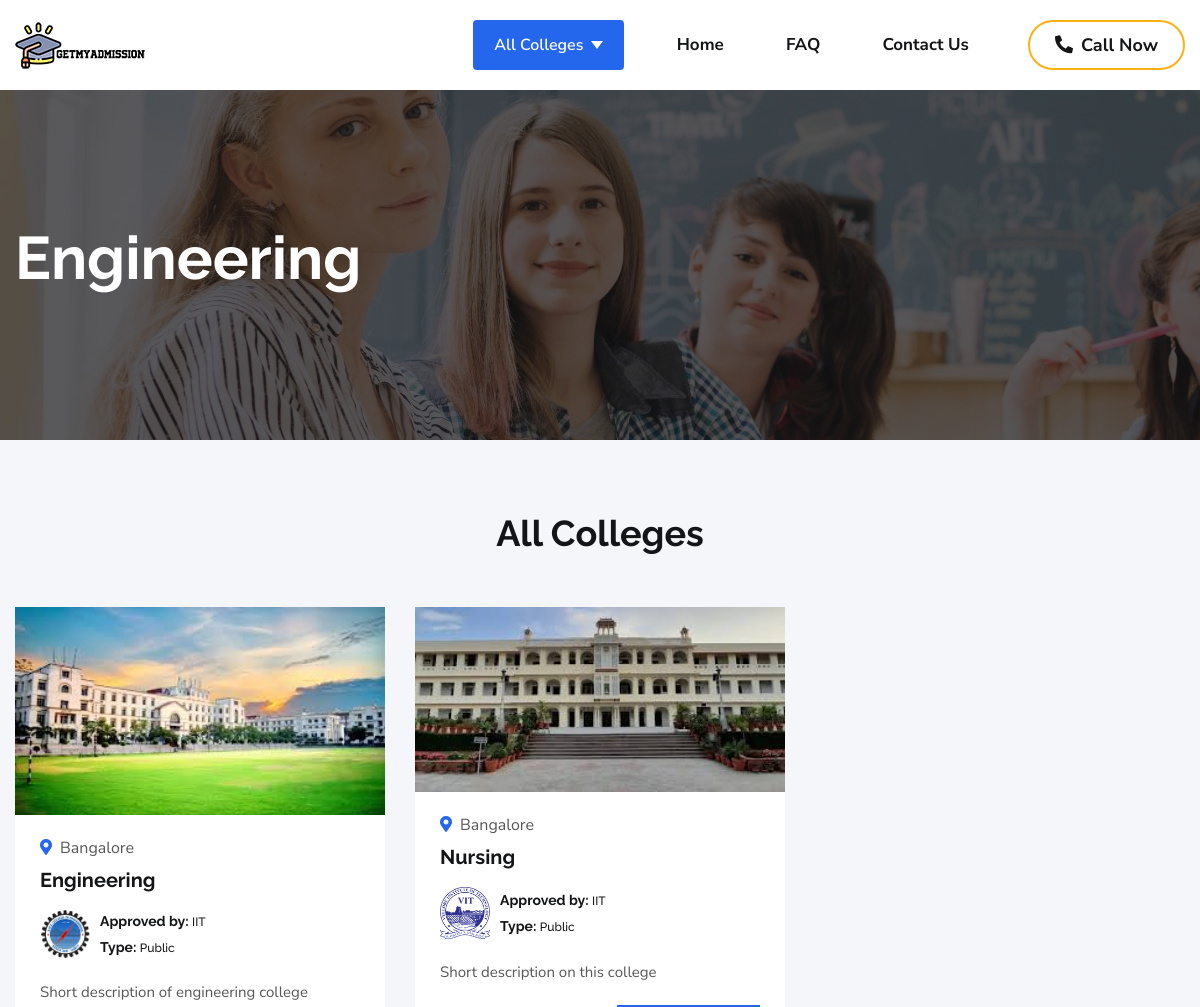
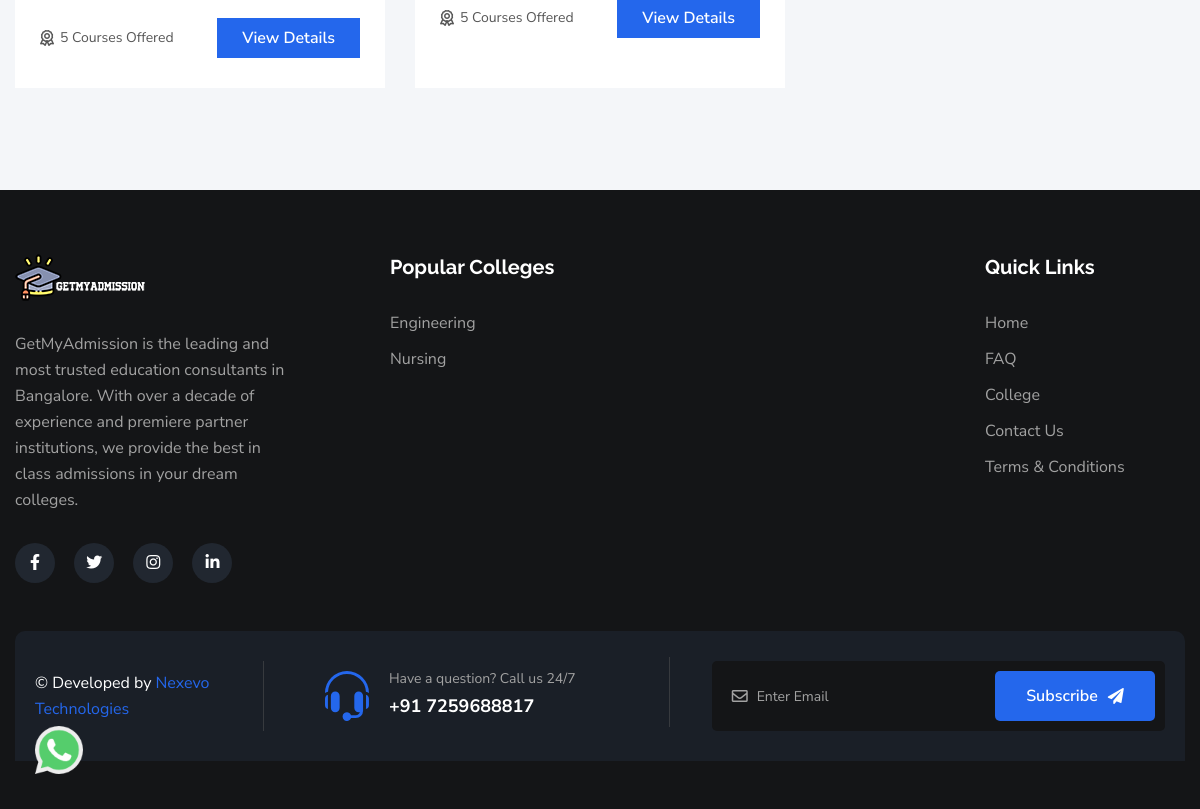
The page /category/engineering/ on the database its author committed (2 pictures, top to bottom).
### colleges/models.py (models this page shows, shortened)
class CollegeCategory(models.Model):
  name = models.CharField(max_length = 200, unique = True)
  slug = models.SlugField(unique = True)
  colleges = models.ManyToManyField(College, blank = True)

class College(models.Model):
  name = models.CharField(max_length = 200, unique = True)
  slug = models.SlugField(unique = True)
  location = models.CharField(max_length = 200)
  image = models.ImageField(upload_to = "images/college", help_text="Select image of size 510x300")
  logo = models.ImageField(upload_to = "images/college/logos", help_text="Select image of size 75x75")
  brochure = models.FileField(upload_to='documents/brochure')
  approved_by = models.CharField(max_length = 200)
  view_count = models.IntegerField(default = 0)
  course_offered = models.IntegerField()
  total_faculty = models.IntegerField()
  established_in = models.DateField()
  max_package = models.CharField(max_length = 200)
  fee_range = models.CharField(max_length = 200)
  college_type = models.CharField(max_length = 200, default = "Public")
  NIRF_Ranking = models.IntegerField()
  short_description = models.TextField()
  reviews_count = models.IntegerField()
  rating = models.IntegerField()
  overview = models.TextField()
  course_list = models.TextField()

### colleges/views.py (the view)
# urls.py: path("category/<str:slug>/", views.college_category_landing, name = "category_landing"),
def college_category_landing(request, slug):
  category = get_object_or_404(CollegeCategory, slug = slug)
  meta_details = {}
  if MetaDetails.objects.filter(page = "college_listing").exists():
    meta_details = MetaDetails.objects.get(page = "college_listing")
  context = {
    "category": category,
    "meta_details": meta_details
  }
  return render(request, "colleges/college_category_landing.html", context = context)

### colleges/templatetags/custom_tags.py (called while the page is built)
@register.simple_tag
def get_popular_five_colleges():
    colleges = College.objects.all().order_by("-view_count")[:5]
    return colleges

@register.simple_tag
def get_all_categories():
    if not CollegeCategory.objects.all().exists():
        raise Http404
    categories = CollegeCategory.objects.all()
    return categories

### colleges/templates/colleges/college_category_landing.html (shortened to what this page needs)
{% extends 'public/base.html' %}
{% load static %}
{% block main %}
    <div
    class="hero-arera course-item-height"
    data-background="{% static 'images/contact-banner.jpg' %}"
    >
    <div class="container">
        <div class="row">
        <div class="col-xl-12">
            <div class="hero-course-1-text">
            <h2>{{category.name}}</h2>
            </div>
        </div>
        </div>
    </div>
    </div>
    <div class="section-college-list academic-courses-area p-relative pt-70 pb-70">
    <div class="container">
        <div class="row justify-content-center">
        <div class="col-xl-4 col-lg-4 text-center">
            <div class="section-title mb-50">
            <h2>All <span class="down-mark-line-2">Colleges</span></h2>
            </div>
        </div>
        </div>
        <div class="row">
        {% for college in category.colleges.all %}
        <div class="col-xl-4 col-lg-6 col-md-6 mb-4 pb-sm-2">
            <div class="academic-box position-relative h-100 bg-white">
            <div class="academic-thumb">
                <img src="{{college.image.url}}" alt="image not found" />
            </div>
            <div class="academic-content">
                <div class="academic-content-header">
                <div class="pb-1">
                    <i class="fas fa-map-marker-alt pe-2"></i>{{college.location}}
                </div>
                <a href="{% url 'college_landing' college.slug %}">
                    <h3>{{college.name}}</h3>
                </a>
                </div>
                <div class="academic-body">
                <div class="academic-tutor d-flex align-items-center">
                    <img
                    src="{{college.logo.url}}"
                    alt="image not found"
                    class="college-logo"
                    />
                    <div>
                    <h6 class="mb-2">
                        Approved by: <span>{{college.approved_by}}</span>
                    </h6>
                    <h6 class="mb-0">
                        Type: <span>{{college.college_type}}</span>
                    </h6>
                    </div>
                </div>
                <p>{{college.short_description}}</p>
                </div>
                <div class="academic-footer">
                <div class="course-creadit">
                    <i class="far fa-award"></i
                    ><span>{{college.course_offered}} Courses Offered</span>
                </div>
                <a
                    class="edo-course-sec-btn"
                    href="{% url 'college_landing' college.slug %}"
                    >View Details</a
                >
                </div>
            </div>
            </div>
        </div>
        {% endfor %}
        </div>
    </div>
    </div>
{% endblock %}

### templates/public/base.html (shortened to what this page needs)
{% load static %}
{% load custom_tags %}
{% get_popular_five_colleges as popular_five_colleges %}
{% get_all_categories as categories %}
<!DOCTYPE html>
<html class="no-js" lang="zxx">
  <head>
    <link rel="stylesheet" href="{% static 'css/bootstrap.min.css' %}" />
    <link rel="stylesheet" href="{% static 'css/meanmenu.css' %}" />
    <link rel="stylesheet" href="{% static 'css/backToTop.css' %}" />
    <link rel="stylesheet" href="{% static 'css/fontAwesome5Pro.css' %}" />
    <link rel="stylesheet" href="{% static 'css/default.css' %}" />
    <link rel="stylesheet" href="{% static 'css/style.css' %}" />
  </head>
  <body>
    <header class="header-dev">
      <div class="university-header-wrapper">
        <div class="header-area sticky-header">
          <div class="container">
            <div class="header-main-wrapper">
              <div class="row align-items-center">
                <div class="col-xl-2 col-lg-2 col-md-3 col-sm-3 col-3">
                  <div class="header-logo">
                    <a href="/"
                      ><img
                        class="logo-black"
                        src="{% static 'images/logo.png' %}"
                        alt="logo"
                    /></a>
                  </div>
                </div>
                <div class="col-xl-10 col-lg-10 col-md-9 col-sm-9 col-9">
                  <div class="header-main-right d-flex justify-content-end">
                    <div
                      class="section_header header-btn me-xl-4 d-none d-lg-block"
                    >
                      <div class="nav-item dropdown dropdown-mega">
                        <a
                          href="javascript:void(0);"
                          class="courses edu-btn dropdown-toggle menu-bar-link"
                          id="id-courses"
                          >All Colleges</a
                        >
                      </div>
                    </div>
                    <div class="main-menu mr-30">
                      <nav id="mobile-menu">
                        <ul>
                          <li><a href="/">Home</a></li>
                          <li><a href="/faq/">FAQ</a></li>
                          <li><a href="/contact/">Contact Us</a></li>
                        </ul>
                      </nav>
                    </div>
                    <div class="header-btn">
                      <a
                        class="edu-thard-btn d-none d-sm-block"
                        href="tel:+917259688817"
                        ><i class="fas fa-phone-alt pe-2"></i>Call Now</a
                      >
                    </div>
                  </div>
                </div>
              </div>
            </div>
          </div>
        </div>
      </div>
    </header>
    <main>
      {% block main %}
      {% endblock %}
    </main>
    <footer>
      <div class="footer-area py-5">
        <div class="container pt-lg-3">
          <div class="footer-main mb-3 mb-lg-5">
            <div class="row">
              <div class="col-xl-3 col-lg-3 col-md-6 col-sm-6 order-1">
                <div class="footer-widget f-w1">
                  <div class="footer-img">
                    <a href="/">
                      <img
                        src="{% static 'images/footer-logo.png' %}"
                        alt="footer-logo"
                    /></a>
                    <p>
                      GetMyAdmission is the leading and most trusted education consultants in Bangalore. With over a decade of experience and premiere partner institutions, we provide the best in class admissions in your dream colleges.
                    </p>
                  </div>
                  <div class="footer-icon">
                    <a href="https://www.facebook.com" target="_blank"
                      ><i class="fab fa-facebook-f"></i
                    ></a>
                    <a href="https://twitter.com" target="_blank"
                      ><i class="fab fa-twitter"></i
                    ></a>
                    <a href="https://www.instagram.com" target="_blank"
                      ><i class="fab fa-instagram"></i
                    ></a>
                    <a href="https://www.linkedin.com" target="_blank">
                      <i class="fab fa-linkedin-in"></i
                    ></a>
                  </div>
                </div>
              </div>
              <div class="col-xl-6 order-lg-2 order-sm-3 order-2 mb-4 mb-lg-0">
                <div class="footer-widget f-w2">
                  <h3>Popular Colleges</h3>
                  <ul>
                    {% for college in popular_five_colleges %}
                      <li>
                        <a href="/college/{{college.slug}}/">
                          {{college.name}}
                        </a>
                      </li>
                    {% endfor %}
                  </ul>
                </div>
              </div>
              <div
                class="col-lg-3 col-sm-6 order-lg-2 order-sm-2 order-3 mb-4 mb-sm-0"
              >
                <div class="footer-widget f-w4">
                  <h3>Quick Links</h3>
                  <ul>
                    <li><a href="/">Home</a></li>
                    <li><a href="/faq/">FAQ</a></li>
                    <li><a href="/category/{{categories.0.slug}}/">College</a></li>
                    <li><a href="/contact/">Contact Us</a></li>
                    <li><a href="#">Terms & Conditions</a></li>
                  </ul>
                </div>
              </div>
            </div>
          </div>
          <div class="copyright-area">
            <div class="row">
              <div class="col-xl-3 col-lg-3 col-md-6 col-sm-6">
                <div class="copyright-text border-line">
                  <p>
                    © Developed by
                    <a target="_blank" href="https://www.nexevo.in/"
                      ><span>Nexevo Technologies</span></a
                    >
                  </p>
                </div>
              </div>
              <div class="col-xl-4 col-lg-4 col-sm-6">
                <div class="copy-right-support border-line-2">
                  <div class="copy-right-svg">
                  </div>
                  <div class="copyright-svg-content">
                    <p>Have a question? Call us 24/7</p>
                    <h5><a href="tel:+917259688817">+91 7259688817</a></h5>
                  </div>
                </div>
              </div>
              <div class="col-xl-5 col-lg-5 col-md-12">
                <div class="copyright-subcribe">
                  <form class="widget__subscribe" id = "subscription_form">
                    <div class="field">
                      <input type="email" id = "subscription_email" placeholder="Enter Email" required />
                    </div>
                    <button type="submit">
                      Subscribe<i class="fas fa-paper-plane"></i>
                    </button>
                  </form>
                </div>
              </div>
            </div>
          </div>
        </div>
      </div>
    </footer>
    <section class="section-whatsapp">
      <div class="whatsapp-integration">
        <a href="https://wa.me/7259688817" target="_blank"
          ><img
            src="{% static 'images/whatsapp-mobile.png' %}"
            alt="Designing Firm"
            class="img-whatsapp w-75"
        /></a>
      </div>
    </section>
  </body>
</html>

### static/css/default.css (style rules this page uses)
.mb-50 { margin-bottom:50px }
.mr-30 { margin-right:30px }
.pt-70 { padding-top:70px }
.pb-70 { padding-bottom:70px }

### rows shown on the page
CollegeCategory: name "Engineering"
College: image (picture), location "Bangalore", name "Engineering", logo (picture), approved_by "IIT", college_type "Public", short_description "Short description of engineering college", course_offered "5"
College: image (picture), location "Bangalore", name "Nursing", logo (picture), approved_by "IIT", college_type "Public", short_description "Short description on this college", course_offered "5"
